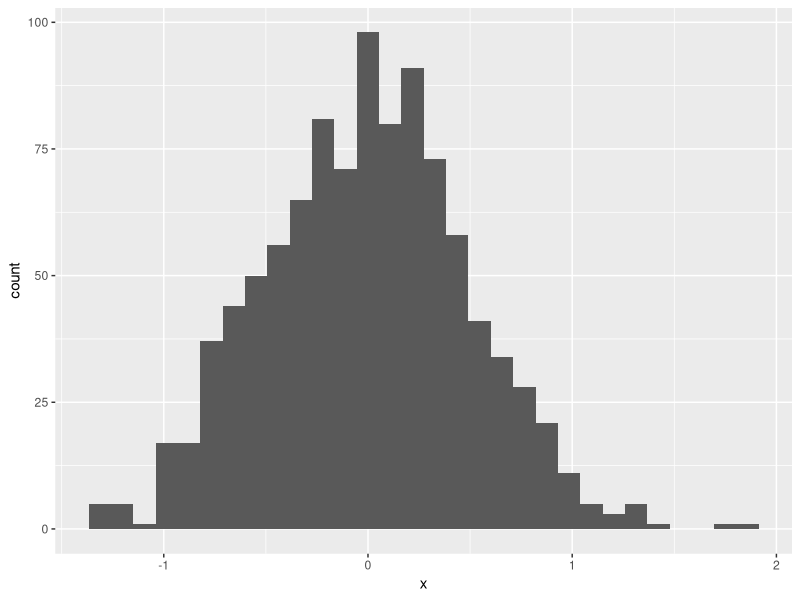
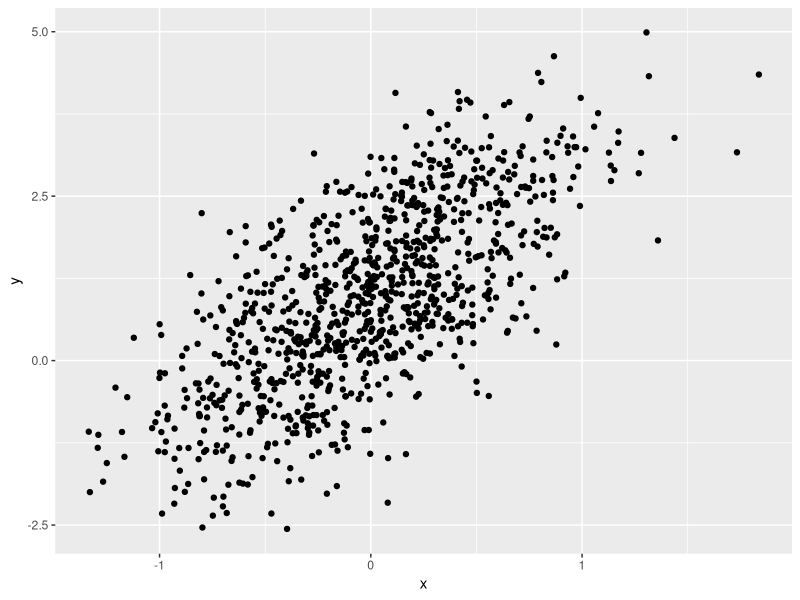
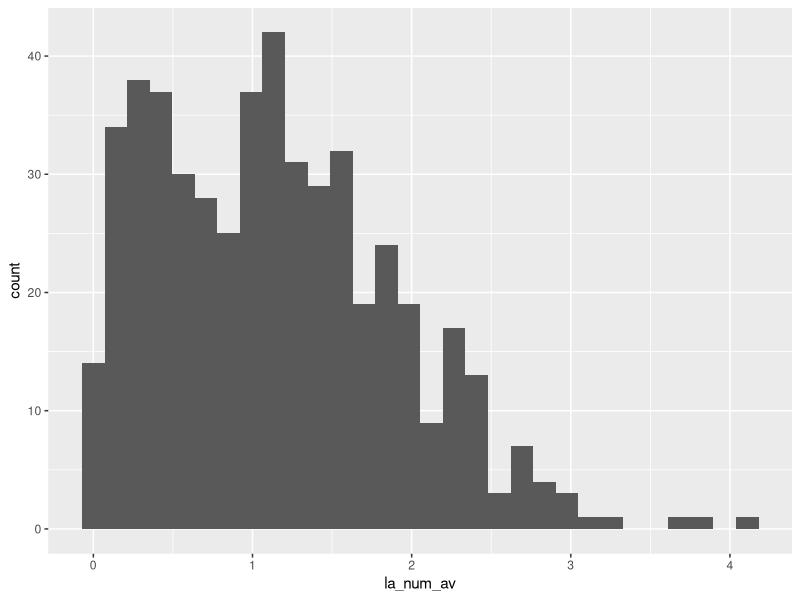

These figures' R source, in order:
## ---- chunk 1
library(tidyverse)
## ---- chunk 2
samp = rnorm(100)
length(samp)
## ---- chunk 3
plot_df = 
  tibble(
    x = rnorm(1000, sd = 0.5),
    y = 1+ 2 * x + rnorm(1000),
  )
head(plot_df)
## ---- chunk 4
ggplot(plot_df, aes(x = x)) + geom_histogram()

ggplot(plot_df, aes(x = x, y = y)) + geom_point()
## ---- chunk 5
la_df = 
  tibble(
    la_num = rnorm(500, mean = 1),
    la_fac = la_num > 0,
    la_num_av = abs(la_num)
  )

ggplot(la_df, aes(x = la_num_av)) + geom_histogram()

median_la_num = median(pull(la_df, la_num))
